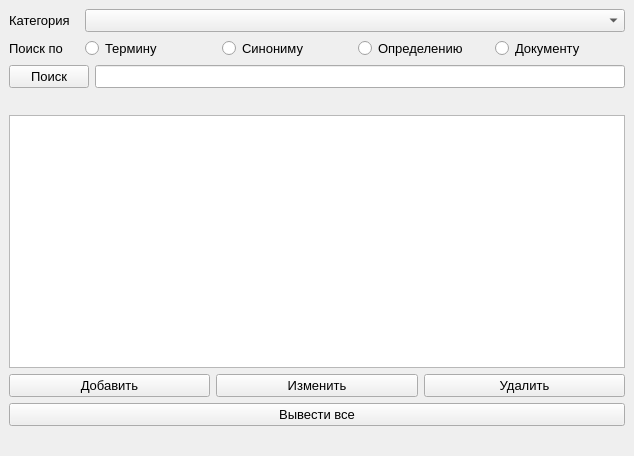
<?xml version="1.0" encoding="UTF-8"?>
<ui version="4.0">
 <class>MainWindow</class>
 <widget class="QMainWindow" name="MainWindow">
  <property name="geometry">
   <rect>
    <x>0</x>
    <y>0</y>
    <width>634</width>
    <height>456</height>
   </rect>
  </property>
  <property name="windowTitle">
   <string>Панель управления</string>
  </property>
  <widget class="QWidget" name="centralwidget">
   <layout class="QVBoxLayout" name="verticalLayout">
    <item>
     <layout class="QHBoxLayout" name="horizontalLayout">
      <item>
       <widget class="QLabel" name="label">
        <property name="sizePolicy">
         <sizepolicy hsizetype="Preferred" vsizetype="Preferred">
          <horstretch>0</horstretch>
          <verstretch>0</verstretch>
         </sizepolicy>
        </property>
        <property name="minimumSize">
         <size>
          <width>70</width>
          <height>0</height>
         </size>
        </property>
        <property name="maximumSize">
         <size>
          <width>70</width>
          <height>16777215</height>
         </size>
        </property>
        <property name="font">
         <font>
          <pointsize>10</pointsize>
         </font>
        </property>
        <property name="text">
         <string>Категория</string>
        </property>
        <property name="margin">
         <number>5</number>
        </property>
       </widget>
      </item>
      <item>
       <widget class="QComboBox" name="comboBox_category">
        <property name="font">
         <font>
          <pointsize>10</pointsize>
         </font>
        </property>
       </widget>
      </item>
     </layout>
    </item>
    <item>
     <layout class="QHBoxLayout" name="horizontalLayout_2">
      <item>
       <widget class="QLabel" name="label_2">
        <property name="sizePolicy">
         <sizepolicy hsizetype="Preferred" vsizetype="Preferred">
          <horstretch>0</horstretch>
          <verstretch>0</verstretch>
         </sizepolicy>
        </property>
        <property name="minimumSize">
         <size>
          <width>70</width>
          <height>0</height>
         </size>
        </property>
        <property name="maximumSize">
         <size>
          <width>70</width>
          <height>16777215</height>
         </size>
        </property>
        <property name="font">
         <font>
          <pointsize>10</pointsize>
         </font>
        </property>
        <property name="text">
         <string>Поиск по</string>
        </property>
        <property name="margin">
         <number>5</number>
        </property>
       </widget>
      </item>
      <item>
       <widget class="QRadioButton" name="radioButton_short_search">
        <property name="font">
         <font>
          <pointsize>10</pointsize>
         </font>
        </property>
        <property name="text">
         <string>Термину</string>
        </property>
        <attribute name="buttonGroup">
         <string notr="true">buttonGroup_search</string>
        </attribute>
       </widget>
      </item>
      <item>
       <widget class="QRadioButton" name="radioButton_abstraction_search">
        <property name="font">
         <font>
          <pointsize>10</pointsize>
         </font>
        </property>
        <property name="text">
         <string>Синониму</string>
        </property>
        <attribute name="buttonGroup">
         <string notr="true">buttonGroup_search</string>
        </attribute>
       </widget>
      </item>
      <item>
       <widget class="QRadioButton" name="radioButton_term_search">
        <property name="font">
         <font>
          <pointsize>10</pointsize>
         </font>
        </property>
        <property name="text">
         <string>Определению</string>
        </property>
        <attribute name="buttonGroup">
         <string notr="true">buttonGroup_search</string>
        </attribute>
       </widget>
      </item>
      <item>
       <widget class="QRadioButton" name="radioButton_document_search">
        <property name="font">
         <font>
          <pointsize>10</pointsize>
         </font>
        </property>
        <property name="text">
         <string>Документу</string>
        </property>
        <attribute name="buttonGroup">
         <string notr="true">buttonGroup_search</string>
        </attribute>
       </widget>
      </item>
     </layout>
    </item>
    <item>
     <layout class="QHBoxLayout" name="horizontalLayout_3">
      <item>
       <widget class="QPushButton" name="pushButton_search">
        <property name="font">
         <font>
          <pointsize>10</pointsize>
         </font>
        </property>
        <property name="text">
         <string>Поиск</string>
        </property>
       </widget>
      </item>
      <item>
       <widget class="QLineEdit" name="lineEdit_search">
        <property name="font">
         <font>
          <pointsize>10</pointsize>
         </font>
        </property>
       </widget>
      </item>
     </layout>
    </item>
    <item>
     <widget class="QLabel" name="label_error_search">
      <property name="font">
       <font>
        <pointsize>10</pointsize>
       </font>
      </property>
      <property name="text">
       <string/>
      </property>
     </widget>
    </item>
    <item>
     <widget class="QTableView" name="tableView"/>
    </item>
    <item>
     <layout class="QHBoxLayout" name="horizontalLayout_7">
      <item>
       <widget class="QPushButton" name="pushButton_add">
        <property name="font">
         <font>
          <pointsize>10</pointsize>
         </font>
        </property>
        <property name="text">
         <string>Добавить</string>
        </property>
       </widget>
      </item>
      <item>
       <widget class="QPushButton" name="pushButton_change">
        <property name="font">
         <font>
          <pointsize>10</pointsize>
         </font>
        </property>
        <property name="text">
         <string>Изменить</string>
        </property>
       </widget>
      </item>
      <item>
       <widget class="QPushButton" name="pushButton_delete">
        <property name="font">
         <font>
          <pointsize>10</pointsize>
         </font>
        </property>
        <property name="text">
         <string>Удалить</string>
        </property>
       </widget>
      </item>
     </layout>
    </item>
    <item>
     <widget class="QPushButton" name="pushButton_show">
      <property name="font">
       <font>
        <pointsize>10</pointsize>
       </font>
      </property>
      <property name="text">
       <string>Вывести все</string>
      </property>
     </widget>
    </item>
    <item>
     <widget class="QLabel" name="label_error_data">
      <property name="font">
       <font>
        <pointsize>10</pointsize>
       </font>
      </property>
      <property name="text">
       <string/>
      </property>
     </widget>
    </item>
   </layout>
  </widget>
  <widget class="QMenuBar" name="menubar">
   <property name="geometry">
    <rect>
     <x>0</x>
     <y>0</y>
     <width>634</width>
     <height>21</height>
    </rect>
   </property>
  </widget>
 </widget>
 <resources/>
 <connections/>
 <buttongroups>
  <buttongroup name="buttonGroup_search"/>
 </buttongroups>
</ui>
